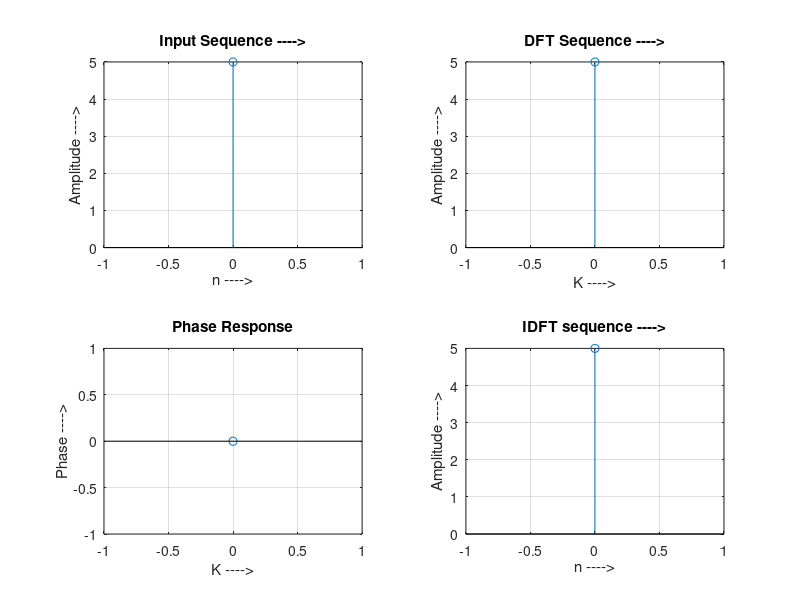

MATLAB code to generate this figure:
clc;
clear all;
xn = input('Enter the sequence xn = ');  %Get the sequence from user
ln = length(xn);       %find the length of the sequence
N=length(xn);
xn = [xn zeros(1,N-ln)];
xk = zeros(1,N);  %initialize an array of same size as that of input sequence
ixk = zeros(1,N); %initialize an array of same size as that of input sequence
%code block to find the DFT of the sequence
for k = 0:N-1
    for n = 0:N-1
        xk(k+1) = xk(k+1)+(xn(n+1)*exp((-1i)*2*pi*k*n/N));
    end
end
%code block to plot the input sequence
t = 0:N-1;
subplot(2,2,1);
stem(t,xn);
ylabel('Amplitude ---->');
xlabel('n ---->');
title('Input Sequence ---->');
grid on;
magnitude = abs(xk); %Find the magnitudes of individual DFT points
disp('DFT Sequence = ');
disp(magnitude);
%code block to plot the DFT sequence
t = 0:N-1;
subplot(2,2,2);
stem(t,magnitude);
ylabel('Amplitude ---->');
xlabel('K ---->');
title('DFT Sequence ---->');
grid on;
phase = angle(xk); %Find the phases of individual DFT points
disp('Phase = ');
disp(phase);
 %code block to plot the Phase Response
t = 0:N-1;
subplot(2,2,3);
stem(t,phase);
ylabel('Phase ---->');
xlabel('K ---->');
title('Phase Response');
grid on;
% Code block to find the IDFT of the sequence
for n = 0:N-1
    for k = 0:N-1
        ixk(n+1) = ixk(n+1)+(xk(k+1)*exp(1i*2*pi*k*n/N));
    end
end
ixk = ixk./N;
%code block to plot the IDFT sequence
t = 0:N-1;
subplot(2,2,4);
stem(t,ixk);
disp('IDFT Sequence = ');
disp(ixk);
ylabel('Amplitude ---->');
xlabel('n ---->');
title('IDFT sequence ---->');
grid on;
